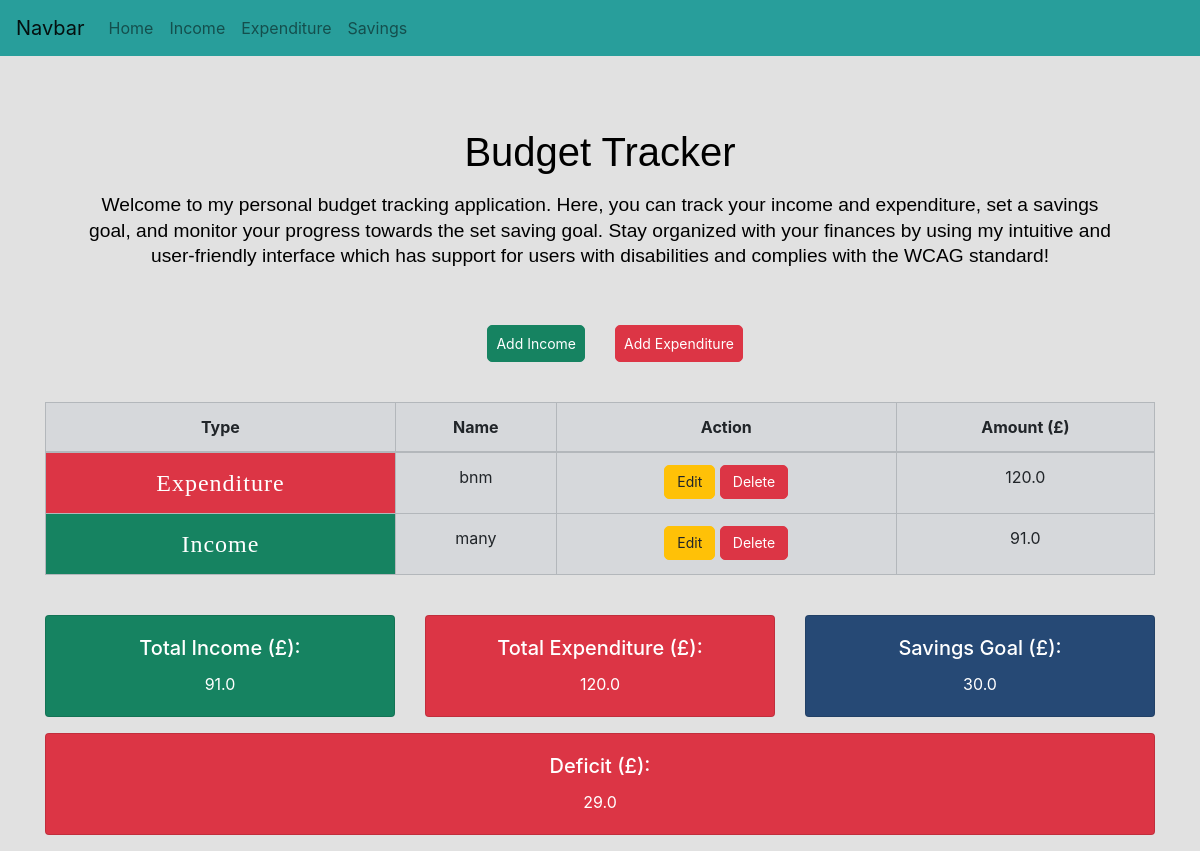
The page / on the database its author committed.
### app/models.py (models this page shows)
class Expenditure(db.Model):
    id = db.Column(db.Integer, primary_key=True)
    name = db.Column(db.String(500), index=True, unique=True)
    amount = db.Column(db.Float)
    date_created = db.Column(db.DateTime, default=datetime.utcnow)

class Income(db.Model):
    id = db.Column(db.Integer, primary_key=True)
    name = db.Column(db.String(500), index=True, unique=True)
    amount = db.Column(db.Float)
    date_created = db.Column(db.DateTime, default=datetime.utcnow)

class Savings(db.Model):
    id = db.Column(db.Integer, primary_key=True)
    name = db.Column(db.String(500))
    goal_amount = db.Column(db.Float)
    date_created = db.Column(db.DateTime, default=datetime.utcnow)

### app/views.py (the view)
@app.route('/', methods=['GET', 'POST'])
def index():
    income_entries = models.Income.query.all()
    expenditure_entries = models.Expenditure.query.all()
    total_income = sum(entry.amount for entry in income_entries)
    total_expenditure = sum(entry.amount for entry in expenditure_entries)
    total_difference = total_income - total_expenditure
    income_and_expenditure = income_entries + expenditure_entries
    savingsGoal = models.Savings.query.limit(1).all()
    income_and_expenditure.sort(key=lambda x: x.date_created)
    return render_template('index.html',
                           title='Home Page',
                           income_and_expenditure=income_and_expenditure,
                           total_income=total_income,
                           total_expenditure=total_expenditure,
                           total_difference=total_difference,
                           savingsGoal=savingsGoal)

### app/templates/index.html
{% extends "base.html" %}
{% block content %}
<div class="container">
    <div class="main">
        <h1 class="text-center mb-4">Budget Tracker</h1>
        <p class="text-center">Welcome to my personal budget tracking application.
            Here, you can track your income and expenditure, set a savings goal,
            and monitor your progress towards the set saving goal.
            Stay organized with your finances by using my intuitive and user-friendly interface which
            has support for users with disabilities and complies with the WCAG standard!</p>
    </div>
    <div>
        <div class="row mb-3">
            <div class="col-6">
                <a href="/income" class="btn btn-success float-md-right p-2 display-1" role="button" aria-pressed="true">Add Income</a>
            </div>
            <div class="col-6">
                <a href="/expenditure" class="btn btn-danger  p-2" role="button" aria-pressed="true">Add Expenditure</a>
            </div>
        </div>
    </div>
    <br>
        {% if income_and_expenditure %}
            <table class="table table-bordered table-secondary">
                <thead>
                    <tr class="text-center">
                        <th scope="col">Type</th>
                        <th scope="col">Name</th>
                        <th scope="col">Action</th>
                        <th scope="col">Amount (£)</th>
                    </tr>
                </thead>
                <tbody>
                    {% for result in income_and_expenditure %}
                        {% set is_income = result.__tablename__ == 'income' %}
                        {% set row_class = 'income' if is_income else 'expenditure' %}
                        <tr class="text-center">
                            <th scope="row" class="{{ row_class }}">{{ 'Income' if is_income else 'Expenditure' }}</th>
                            <td>{{ result.name }}</td>
                            <td>
                                <a href="{{ url_for('update_entry', entry_type=result.__tablename__, id=result.id) }}" class="btn btn-warning">Edit</a>
                                <a href="{{ url_for('delete_entry', entry_type=result.__tablename__, id=result.id) }}" class="btn btn-danger">Delete</a>
                            </td>
                            <td>{{ result.amount }}</td>
                        </tr>
                    {% endfor %}
                </tbody>
            </table>
        {% else %}
            <div class="empty">
                <h1>Please add some transactions in your income/expenditure so we can manage your finances!</h1>
            </div>
        {% endif %}
    <br>
    <div class="row">
        <div class="col-sm text-center">
            <div class="card text-white bg-success mb-3" >
                <div class="card-body">
                    <h5 class="card-title">Total Income (£):</h5>
                    <p class="card-text">
                        {{ total_income }}
                    </p>
                </div>
            </div>
        </div>
        <div class="col-sm text-center">
            <div class="card text-white bg-danger mb-3">
                <div class="card-body">
                    <h5 class="card-title">Total Expenditure (£):</h5>
                    <p class="card-text">
                        {{ total_expenditure }}
                    </p>
                </div>
            </div>
        </div>
        {% if savingsGoal %}
            <div class="col-sm text-center">
                <div class="card text-white bg-info mb-3">
                    <div class="card-body">
                        <h5 class="card-title">Savings Goal (£):</h5>
                        <p class="card-text">{{ savingsGoal[0].goal_amount }}</p>
                    </div>
                </div>
            </div>
        {% endif %}
    </div>
    <div class="row">
        <div class="col text-center">
            <div class="card text-white
            {% if total_difference < 0 %}
             bg-danger
            {% elif total_difference > 0 %}
            bg-success
            {% else %}
            bg-info
            {% endif %} mb-3">
                <div class="card-body">
                    <h5 class="card-title">
                        {% if total_difference < 0 %}
                            Deficit
                        {% else %}
                            Surplus
                        {% endif %}
                        (£):
                    </h5>
                    <p class="card-text">
                        {% if total_difference < 0 %}
                            {{ total_difference * -1 }}
                        {% else %}
                            {{ total_difference }}
                        {% endif %}
                    </p>
                </div>
            </div>
        </div>
    </div>
</div>
{% endblock %}

### app/templates/base.html (shortened to what this page needs)
<!DOCTYPE html>
<html lang="en">
    <head>
        <link rel="stylesheet" href="https://stackpath.bootstrapcdn.com/bootstrap/4.2.1/css/bootstrap.min.css">
        <link rel="stylesheet" href="../static/style.css" />
    </head>
    <body>
        <nav class="navbar navbar-expand-sm navbar-light bg-navbar">
            <a class="navbar-brand" href="#">Navbar</a>
            <div class="collapse navbar-collapse" id="navbarSupportedContent">
              <ul class="navbar-nav mr-auto">
                <li class="nav-item"><a class="nav-link" href="/">Home</a></li>
                <li class="nav-item"><a class="nav-link" href="/income">Income</a></li>
                <li class="nav-item"><a class="nav-link" href="/expenditure">Expenditure</a></li>
                <li class="nav-item"><a class="nav-link" href="/savings">Savings</a></li>
              </ul>
            </div>
          </nav>
        <div>
            {% block content %}{% endblock %}
        </div>
    </body>
</html>

### app/static/style.css (style rules this page uses)
body { background-color: rgb(225, 225, 225); }
.container { padding-top: 40px; margin: auto; }
.income { background-color: #168361; color: white; font-family: Gill Sans, Verdana; font-size: 24px; letter-spacing: 1px; font-weight: 350; text-align: center; }
.expenditure { background-color: #DC3545; color: white; font-family: Gill Sans, Verdana; font-size: 24px; letter-spacing: 1px; font-weight: 350; text-align: center; }
.btn { border-radius: 5px; padding: 6px 12px; font-size: 14px; line-height: 1.4; }
.btn-success { background-color: #168361; color: white; border-color: #168361; }
.btn-danger { background-color: #DC3545; color: white; border-color: #DC3545; }
.bg-success { background-color: #168361 !important; }
.bg-info { background-color: #264975 !important; }
.bg-navbar { background-color: #289e9b !important; }
.main { color:black; font-size: 24px; padding: 40px; }
.main > h1 { font-family: Arial, sans-serif; font-size: 2.5rem; line-height: 2rem; }
.main > p { font-family: Arial, sans-serif; font-size: 1.2rem; line-height: 1.6rem; }

### rows shown on the page
Expenditure: value "Expenditure", name "bnm", amount "120.0"
Income: value "Income", name "many", amount "91.0"
Savings: goal_amount "30.0"

### other values the page prints
{{ total_income }} "91.0"
{{ total_expenditure }} "120.0"
{{ total_difference * -1 }} "29.0"
